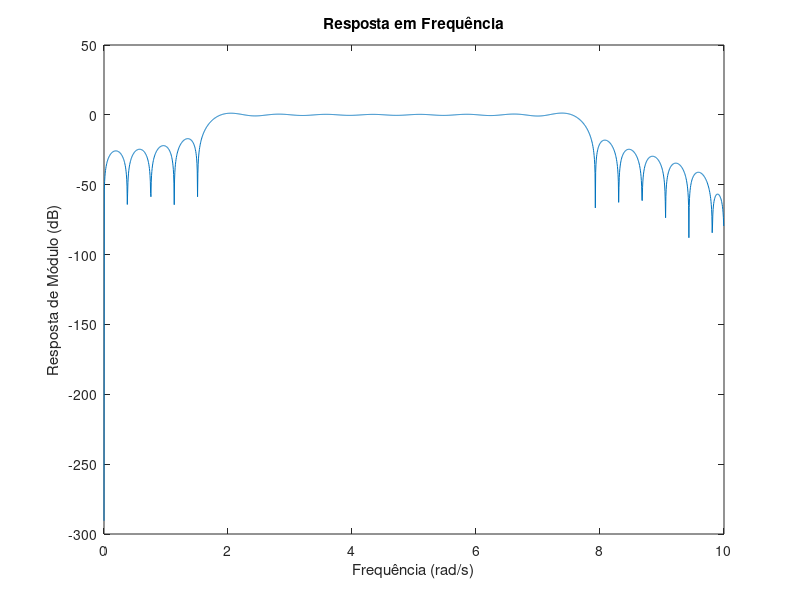
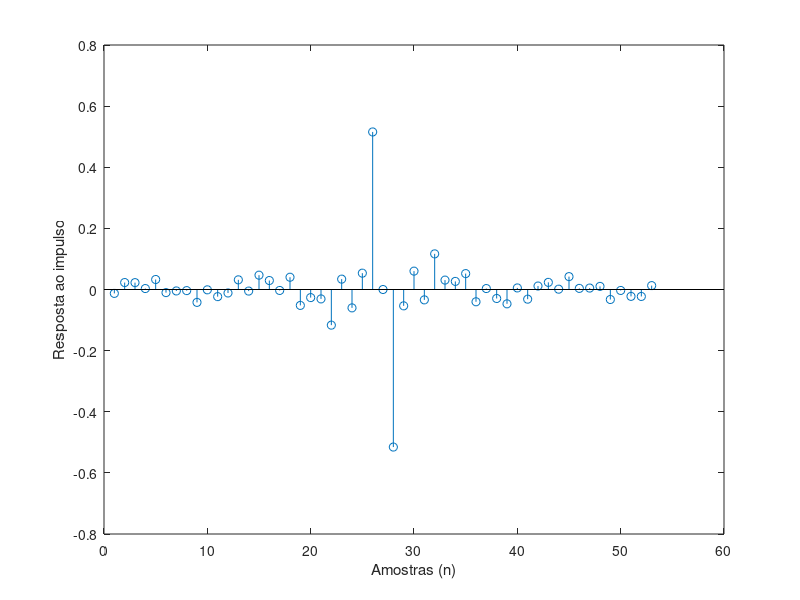

The MATLAB source for these figures, in order:
clear all; close all; clc;

% Parâmetros do filtro passa-faixa
M = 52;           % Comprimento do filtro menos um
N = M + 1;        % Comprimento total do filtro
Omega_r1 = 3;     % Frequência de corte inferior da banda de rejeição
Omega_p1 = 2;     % Frequência de corte inferior da banda de passagem
Omega_p2 = 8;     % Frequência de corte superior da banda de passagem
Omega_r2 = 7;     % Frequência de corte superior da banda de rejeição
Omega_s = 20.0;   % Frequência de amostragem

% Calcular índices de truncamento
kp1 = floor(N * Omega_p1 / Omega_s);
kr1 = floor(N * Omega_r1 / Omega_s);
kp2 = floor(N * Omega_p2 / Omega_s);
kr2 = floor(N * Omega_r2 / Omega_s);

% Ajusta kp se a diferença entre kr e kp for maior do que 1
if (kr1 - kp1) > 1
    kp1 = kr1 - 1;
end

% Ajusta kp se a diferença entre kr e kp for maior do que 1
if (kr2 - kp2) > 1
    kp2 = kr2 - 1;
end

A = zeros(1, N);
A(kp1:kp2) = 1;

h = zeros(1, N);

k = 1:M/2;

for n = 0:M
    h(n + 1) = 2 * sum((-1).^(k+1) .* A(k + 1) .* sin(pi * k * (1 + 2 *
n) / N));
end

h = h ./ N;

% Calcular resposta em frequência
[H, w] = freqz(h, 1, 2048, Omega_s);

% Plotar resposta em frequência
figure;
plot(w, 20*log10(abs(H)));
axis([0 10 -300 50]);
ylabel('Resposta de Módulo (dB)');
xlabel('Frequência (rad/s)');
title('Resposta em Frequência');

% Plotando a resposta ao impulso
figure(2)
stem(h)
ylabel('Resposta ao impulso')
xlabel('Amostras (n)')


